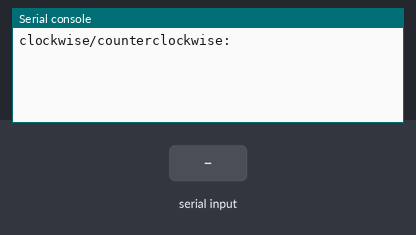
The program below on a simulated MicroPython board. On the bench: the last lines printed to the serial console. Inputs (shaded band) come from the test bench. The stepper is drawn at 200 steps a turn.

Above: at 1.2 s.
1.3 s: "end" typed at the serial console, then Enter
At 2.5 s:
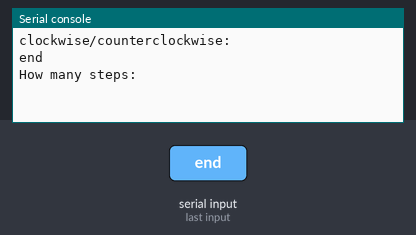
2.8 s: "5" typed at the serial console, then Enter
At 3.9 s:
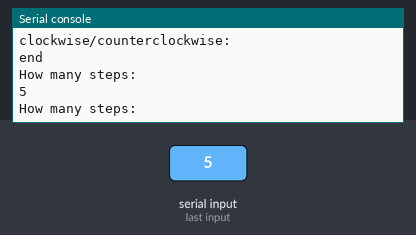

Measured:
- after the input at 1.3 s, the serial console: prints a new line at once (image 1)
- after the input at 2.8 s, the serial console: prints a new line at once (image 2)

The program:

calibration.py
```python
from machine import Pin, ADC
import utime
import time

step1 = Pin(17, Pin.OUT)
direction1 = Pin(16, Pin.OUT)
step2 = Pin(19, Pin.OUT)
direction2 = Pin(18, Pin.OUT)
hall= Pin(22, Pin.IN)

#step_count=2000
#step_count2=2000
delay1=0.001
delay2=0.0005
delay1=0.005
delay2=0.001
is_tripped = False
list_o_time = []
ma_count = 5
magnet_count = 4
trip_count = 0
target_rpm = 10
rpm_error_bound = 2
motoruplimit = 500
motorlowlimit = -500
limitcount = 0

start_time=time.ticks_us()

def runCounterClockwise():
    direction1.low()
    direction2.low()
    step1.high()
    step2.high()
    time.sleep(delay2)
    step1.low()
    step2.low()
    time.sleep(delay1)

def runClockwise():
    direction1.high()
    direction2.high()
    step1.high()
    step2.high()
    time.sleep(delay2)
    step1.low()
    step2.low()
    time.sleep(delay1)


def calibrate():
    total_steps = 0
    mainDelay = 0.0001  #this is the main speed I think
    daInput = 0
    mynamejeff = input("clockwise/counterclockwise: ")
    while daInput != "end":
        daInput = input("How many steps: ")
        for x in range(int(daInput)):
            total_steps += 1

            if mynamejeff == "clockwise":
                runClockwise()
            elif mynamejeff == "counterclockwise":
                runCounterClockwise()
            if mynamejeff == "cw":
                runClockwise()
            elif mynamejeff == "ccw":
                runCounterClockwise()

            time.sleep(mainDelay)
    print(total_steps)

calibrate()
```
